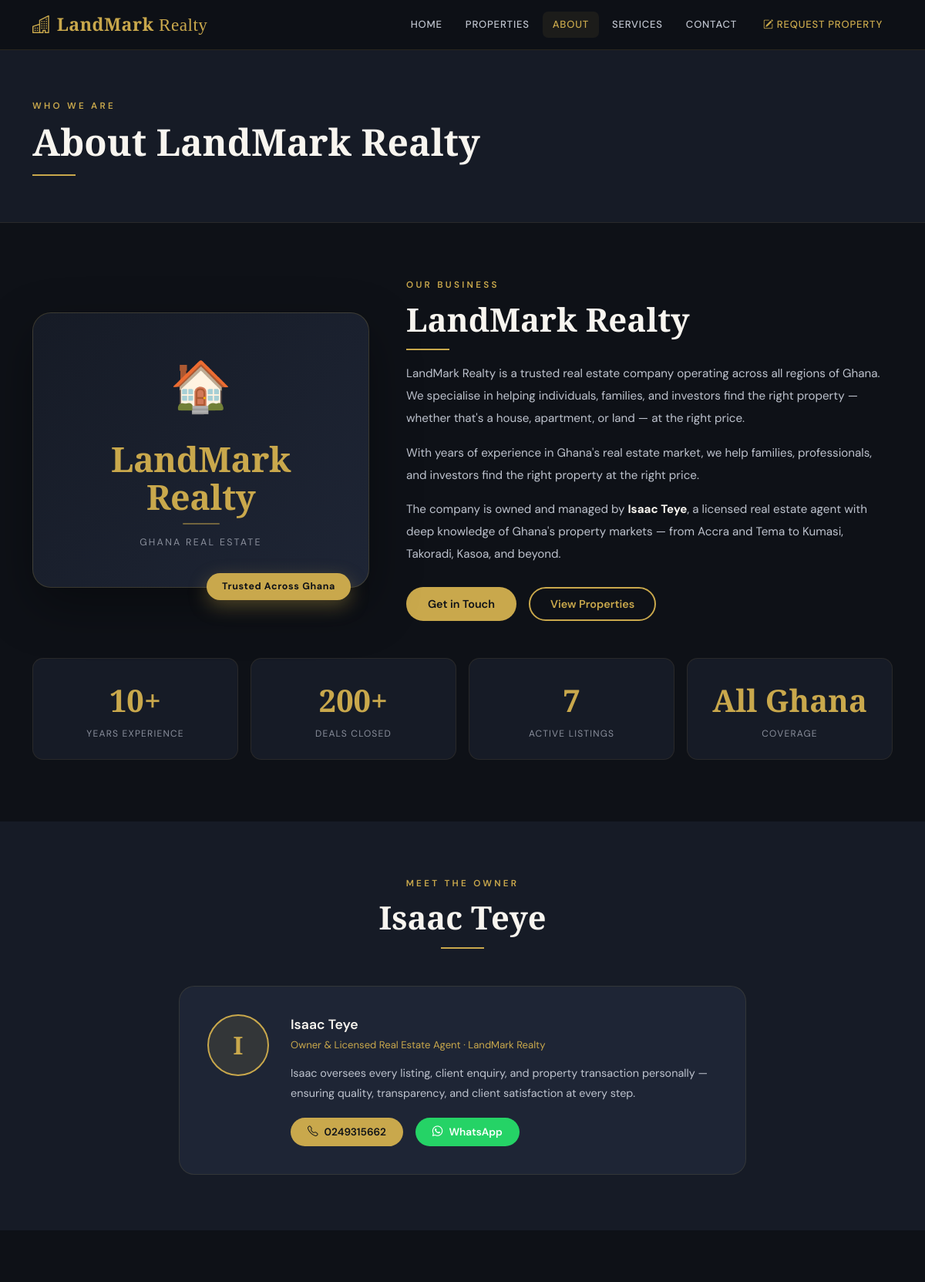
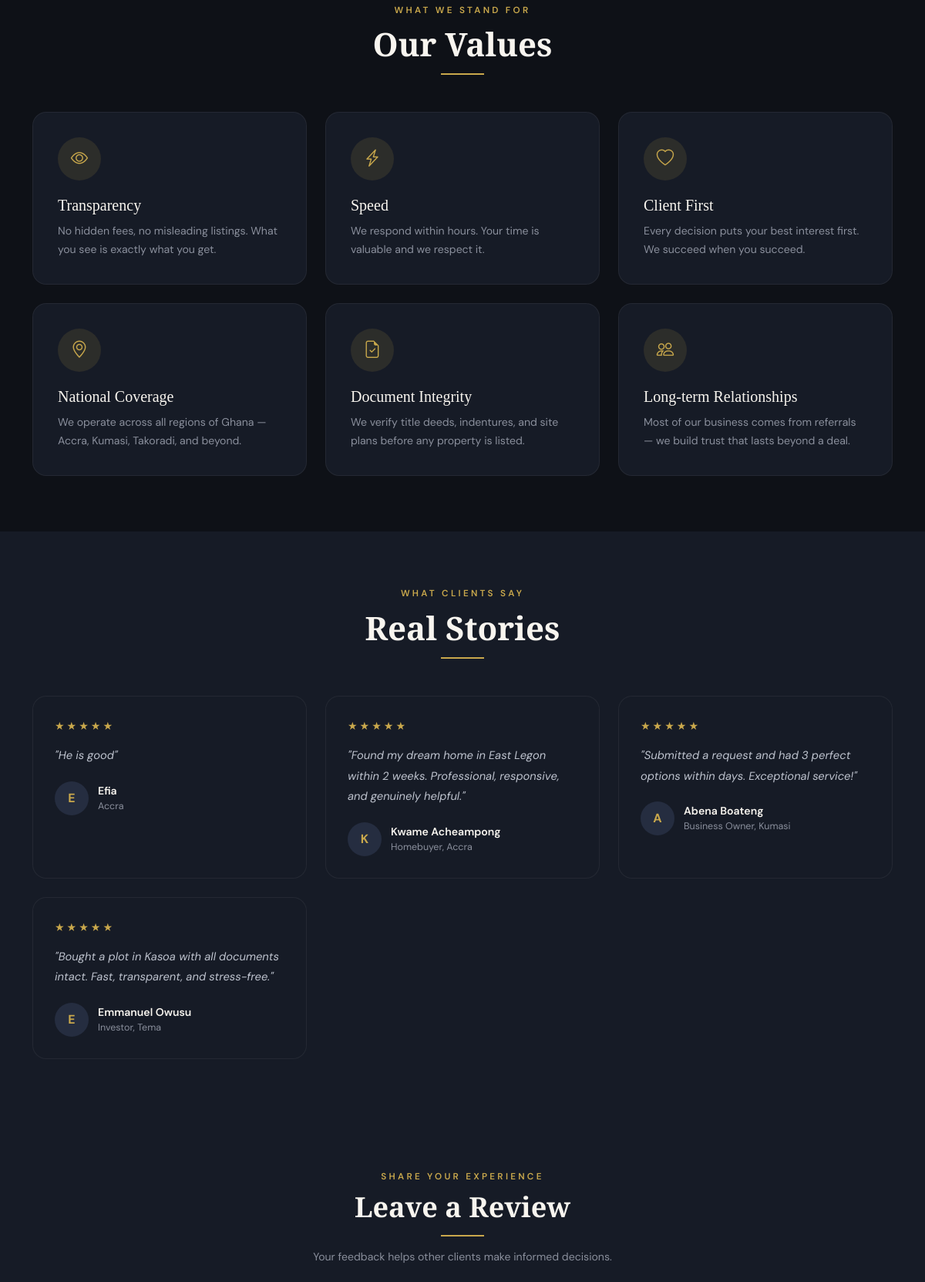
/about (upper part), run on the app's committed database (2 pictures, top to bottom).
### tables this page shows
CREATE TABLE settings (
            key   TEXT PRIMARY KEY,
            value TEXT
        );

CREATE TABLE reviews (
            id         INTEGER PRIMARY KEY AUTOINCREMENT,
            name       TEXT NOT NULL,
            location   TEXT,
            rating     INTEGER NOT NULL DEFAULT 5,
            body       TEXT NOT NULL,
            approved   INTEGER NOT NULL DEFAULT 0,
            created_at TEXT NOT NULL DEFAULT (datetime('now'))
        );

### app.py (the view)
@app.route('/about')
def about():
    total   = get_db().execute("SELECT COUNT(*) FROM listings WHERE status='available'").fetchone()[0]
    reviews = get_db().execute("SELECT * FROM reviews WHERE approved=1 ORDER BY created_at DESC").fetchall()
    return render_template('about.html', agent=get_agent(), total_active=total, reviews=reviews)

### app.py (called while the page is built)
def get_db():
    if 'db' not in g:
        g.db = sqlite3.connect(DATABASE)
        g.db.row_factory = sqlite3.Row
        g.db.execute("PRAGMA journal_mode=WAL")
        g.db.execute("PRAGMA foreign_keys=ON")
    return g.db

def get_setting(key, default=''):
    row = get_db().execute("SELECT value FROM settings WHERE key=?", (key,)).fetchone()
    return row['value'] if row else default

def get_agent():
    return {
        'name':     get_setting('agent_name',    'Isaac Teye'),
        'phone':    get_setting('agent_phone',   '0249315662'),
        'email':    get_setting('agent_email',   'iisaacteye@gmail.com'),
        'wa':       get_setting('agent_wa',      '233249315662'),
        'bio':      get_setting('agent_bio',     ''),
        'business': get_setting('business_name', 'LandMark Realty'),
    }

### templates/about.html (shortened to what this page needs)
{% extends 'base.html' %}
{% block content %}
<div class="page-header">
  <div class="container">
    <span class="eyebrow">Who We Are</span>
    <h1 class="display-serif" style="font-size:clamp(2rem,4vw,3.2rem);">About {{ agent.business }}</h1>
    <div class="section-divider"></div>
  </div>
</div>
<section class="py-5" style="background:var(--ink);">
  <div class="container py-4">
    <div class="row g-5 align-items-center mb-5">
      <div class="col-lg-5">
        <div style="position:relative;">
          <div style="background:linear-gradient(135deg,var(--ink-800),var(--ink-700));border-radius:24px;padding:48px 36px;border:1px solid rgba(201,168,76,0.2);text-align:center;box-shadow:0 24px 64px rgba(0,0,0,0.35);">
            <div style="font-size:4rem;margin-bottom:20px;">🏠</div>
            <div style="font-family:'Cormorant Garamond',serif;color:var(--gold);font-size:clamp(1.8rem,4vw,2.8rem);font-weight:700;letter-spacing:-0.01em;line-height:1.1;margin-bottom:10px;">
              {{ agent.business }}
            </div>
            <div style="width:48px;height:2px;background:var(--gold);margin:0 auto 14px;border-radius:2px;opacity:0.5;"></div>
            <div style="color:var(--stone);font-size:0.78rem;letter-spacing:0.18em;text-transform:uppercase;">Ghana Real Estate</div>
          </div>
          <div style="position:absolute;bottom:-16px;right:24px;background:var(--gold);color:var(--ink);border-radius:100px;padding:8px 20px;font-size:0.78rem;font-weight:700;letter-spacing:0.05em;box-shadow:0 8px 24px rgba(201,168,76,0.35);">
            Trusted Across Ghana
          </div>
        </div>
      </div>
      <div class="col-lg-7">
        <span class="eyebrow">Our Business</span>
        <h2 class="display-serif mb-2" style="font-size:clamp(1.8rem,3.5vw,2.8rem);">{{ agent.business }}</h2>
        <div class="section-divider"></div>
        <p style="color:var(--stone-light);line-height:1.9;margin-bottom:16px;font-size:0.95rem;">
          {{ agent.business }} is a trusted real estate company operating across all regions of Ghana. We specialise in helping individuals, families, and investors find the right property — whether that's a house, apartment, or land — at the right price.
        </p>
        <p style="color:var(--stone-light);line-height:1.9;margin-bottom:16px;font-size:0.95rem;">
          {{ agent.bio }}
        </p>
        <p style="color:var(--stone-light);line-height:1.9;margin-bottom:28px;font-size:0.95rem;">
          The company is owned and managed by <strong style="color:var(--cream);">{{ agent.name }}</strong>, a licensed real estate agent with deep knowledge of Ghana's property markets — from Accra and Tema to Kumasi, Takoradi, Kasoa, and beyond.
        </p>
        <div class="d-flex gap-3 flex-wrap">
          <a href="{{ url_for('contact') }}"    class="btn-gold">Get in Touch</a>
          <a href="{{ url_for('properties') }}" class="btn-outline-gold">View Properties</a>
        </div>
      </div>
    </div>
    <div class="row g-3 mb-2">
      <div class="col-6 col-md-3"><div class="stat-card"><div class="stat-number">10+</div><div class="stat-label">Years Experience</div></div></div>
      <div class="col-6 col-md-3"><div class="stat-card"><div class="stat-number">200+</div><div class="stat-label">Deals Closed</div></div></div>
      <div class="col-6 col-md-3"><div class="stat-card"><div class="stat-number">{{ total_active }}</div><div class="stat-label">Active Listings</div></div></div>
      <div class="col-6 col-md-3"><div class="stat-card"><div class="stat-number">All Ghana</div><div class="stat-label">Coverage</div></div></div>
    </div>
  </div>
</section>
<section class="py-5" style="background:var(--ink-800);">
  <div class="container py-4">
    <div class="row justify-content-center">
      <div class="col-lg-8">
        <div class="text-center mb-5">
          <span class="eyebrow">Meet the Owner</span>
          <h2 class="display-serif" style="font-size:clamp(1.8rem,3.5vw,2.6rem);">{{ agent.name }}</h2>
          <div class="section-divider center"></div>
        </div>
        <div style="background:var(--ink-700);border:1px solid rgba(201,168,76,0.12);border-radius:20px;padding:36px;display:flex;gap:28px;align-items:flex-start;flex-wrap:wrap;">
          <div style="width:80px;height:80px;border-radius:50%;background:rgba(201,168,76,0.12);border:2px solid var(--gold);display:flex;align-items:center;justify-content:center;font-family:'Cormorant Garamond',serif;color:var(--gold);font-size:2rem;font-weight:700;flex-shrink:0;">
            {{ agent.name[0] }}
          </div>
          <div style="flex:1;min-width:220px;">
            <div style="color:var(--cream);font-size:1.1rem;font-weight:600;margin-bottom:4px;">{{ agent.name }}</div>
            <div style="color:var(--gold);font-size:0.82rem;margin-bottom:14px;">Owner &amp; Licensed Real Estate Agent · {{ agent.business }}</div>
            <p style="color:var(--stone-light);font-size:0.9rem;line-height:1.8;margin-bottom:18px;">
              Isaac oversees every listing, client enquiry, and property transaction personally — ensuring quality, transparency, and client satisfaction at every step.
            </p>
            <div class="d-flex gap-3 flex-wrap">
              <a href="tel:{{ agent.phone }}" class="btn-gold" style="padding:9px 22px;font-size:0.85rem;">
                <i class="bi bi-telephone me-2"></i>{{ agent.phone }}
              </a>
              <a href="https://wa.me/{{ agent.wa }}" target="_blank" class="btn-wa" style="padding:9px 22px;font-size:0.85rem;">
                <i class="bi bi-whatsapp me-2"></i>WhatsApp
              </a>
            </div>
          </div>
        </div>
      </div>
    </div>
  </div>
</section>
<section class="py-5" style="background:var(--ink);">
  <div class="container py-4">
    <div class="text-center mb-5">
      <span class="eyebrow">What We Stand For</span>
      <h2 class="display-serif" style="font-size:clamp(1.8rem,3.5vw,2.8rem);">Our Values</h2>
      <div class="section-divider center"></div>
    </div>
    <div class="row g-4">
      <div class="col-md-4"><div class="service-card"><div class="icon-circle"><i class="bi bi-eye"></i></div><h5>Transparency</h5><p>No hidden fees, no misleading listings. What you see is exactly what you get.</p></div></div>
      <div class="col-md-4"><div class="service-card"><div class="icon-circle"><i class="bi bi-lightning-charge"></i></div><h5>Speed</h5><p>We respond within hours. Your time is valuable and we respect it.</p></div></div>
      <div class="col-md-4"><div class="service-card"><div class="icon-circle"><i class="bi bi-heart"></i></div><h5>Client First</h5><p>Every decision puts your best interest first. We succeed when you succeed.</p></div></div>
      <div class="col-md-4"><div class="service-card"><div class="icon-circle"><i class="bi bi-geo-alt"></i></div><h5>National Coverage</h5><p>We operate across all regions of Ghana — Accra, Kumasi, Takoradi, and beyond.</p></div></div>
      <div class="col-md-4"><div class="service-card"><div class="icon-circle"><i class="bi bi-file-earmark-check"></i></div><h5>Document Integrity</h5><p>We verify title deeds, indentures, and site plans before any property is listed.</p></div></div>
      <div class="col-md-4"><div class="service-card"><div class="icon-circle"><i class="bi bi-people"></i></div><h5>Long-term Relationships</h5><p>Most of our business comes from referrals — we build trust that lasts beyond a deal.</p></div></div>
    </div>
  </div>
</section>
{% if reviews %}
<section class="py-5" style="background:var(--ink-800);">
  <div class="container py-4">
    <div class="text-center mb-5">
      <span class="eyebrow">What Clients Say</span>
      <h2 class="display-serif" style="font-size:clamp(1.8rem,3.5vw,2.8rem);">Real Stories</h2>
      <div class="section-divider center"></div>
    </div>
    <div class="row g-4">
      {% for r in reviews %}
      <div class="col-md-4">
        <div class="testimonial-card">
          <div class="stars">{{ '★' * r.rating }}{{ '☆' * (5 - r.rating) }}</div>
          <p class="tquote">"{{ r.body }}"</p>
          <div class="tauthor">
            <div class="tav">{{ r.name[0] }}</div>
            <div><div class="tname">{{ r.name }}</div><div class="trole">{{ r.location }}</div></div>
          </div>
        </div>
      </div>
      {% endfor %}
    </div>
  </div>
</section>
{% endif %}
{% include '_review_form.html' %}
{% endblock %}

### static/css/style.css (style rules this page uses)
:root { --gold: #C9A84C; --gold-light: #E2C97E; --ink: #0E1117; --ink-800: #161B26; --ink-700: #1E2535; --ink-600: #252D40; --stone: #8A8F9C; --stone-light:#BEC3CE; --cream: #F8F5EF; --danger: #E05252; --success: #25D366; }
*, *::before, *::after { box-sizing: border-box; }
html { scroll-behavior: smooth; }
body { font-family: 'DM Sans', sans-serif; background: var(--ink); color: var(--cream); overflow-x: hidden; margin: 0; }
.page-header { background: var(--ink-800); padding: 64px 0 44px; border-bottom: 1px solid rgba(201,168,76,0.1); }
.display-serif { font-family: 'Cormorant Garamond', serif; font-weight: 700; line-height: 1.08; color: var(--cream); }
.eyebrow { color: var(--gold); font-size: 0.73rem; letter-spacing: 0.28em; text-transform: uppercase; font-weight: 600; margin-bottom: 12px; display: block; }
.section-divider { width: 56px; height: 2px; background: var(--gold); margin: 16px 0; }
.section-divider.center { margin: 16px auto; }
.btn-gold { background: var(--gold); color: var(--ink); border: none; border-radius: 100px; padding: 12px 28px; font-weight: 600; font-size: 0.9rem; cursor: pointer; transition: all 0.2s; font-family: 'DM Sans', sans-serif; display: inline-block; text-decoration: none; line-height: 1.4; }
.btn-outline-gold { background: transparent; color: var(--gold); border: 2px solid var(--gold); border-radius: 100px; padding: 10px 26px; font-weight: 600; font-size: 0.9rem; cursor: pointer; transition: all 0.2s; font-family: 'DM Sans', sans-serif; display: inline-block; text-decoration: none; line-height: 1.4; }
.btn-wa { background: #25D366; color: #fff; border: none; border-radius: 100px; padding: 12px 24px; font-weight: 600; cursor: pointer; transition: background 0.2s; font-family: 'DM Sans', sans-serif; display: inline-block; text-decoration: none; line-height: 1.4; }
.stat-card { background: var(--ink-800); border: 1px solid rgba(201,168,76,0.1); border-radius: 14px; padding: 24px; transition: all 0.25s; text-align: center; }
.stat-number { font-family: 'Cormorant Garamond', serif; font-size: 2.5rem; font-weight: 700; color: var(--gold); }
.stat-label { color: var(--stone); font-size: 0.75rem; letter-spacing: 0.1em; text-transform: uppercase; margin-top: 4px; }
.service-card { background: var(--ink-800); border: 1px solid rgba(255,255,255,0.06); border-radius: 18px; padding: 32px; transition: all 0.3s; }
.service-card h5 { font-family: 'Cormorant Garamond', serif; font-size: 1.25rem; color: var(--cream); margin-bottom: 10px; }
.service-card p { color: var(--stone); font-size: 0.88rem; line-height: 1.7; margin: 0; }
.icon-circle { width: 56px; height: 56px; border-radius: 50%; background: rgba(201,168,76,0.12); display: flex; align-items: center; justify-content: center; font-size: 1.4rem; margin-bottom: 20px; color: var(--gold); flex-shrink: 0; }
.testimonial-card { background: var(--ink-800); border: 1px solid rgba(255,255,255,0.06); border-radius: 18px; padding: 28px; height: 100%; }
.stars { color: var(--gold); font-size: 0.88rem; letter-spacing: 3px; margin-bottom: 14px; }
.tquote { color: var(--stone-light); font-size: 0.92rem; line-height: 1.8; font-style: italic; margin-bottom: 20px; }
.tauthor { display: flex; align-items: center; gap: 12px; }
.tav { width: 44px; height: 44px; border-radius: 50%; background: var(--ink-600); display: flex; align-items: center; justify-content: center; font-weight: 700; color: var(--gold); flex-shrink: 0; }
.tname { color: var(--cream); font-weight: 600; font-size: 0.88rem; }
.trole { color: var(--stone); font-size: 0.78rem; }

### data on the page
settings: business "LandMark Realty"
settings: bio "With years of experience in Ghana's real estate market, we help families, professionals, and investors find the right property at the right price."
settings: name "Isaac Teye", value "I"
settings: phone "0249315662"
reviews: rating "★★★★★", body "He is good", name "E", name "Efia", location "Accra"
reviews: rating "★★★★★", body "Found my dream home in East Legon within 2 weeks. Professional, responsive, and genuinely helpful.", name "K", name "Kwame Acheampong", location "Homebuyer, Accra"
reviews: rating "★★★★★", body "Submitted a request and had 3 perfect options within days. Exceptional service!", name "A", name "Abena Boateng", location "Business Owner, Kumasi"
reviews: rating "★★★★★", body "Bought a plot in Kasoa with all documents intact. Fast, transparent, and stress-free.", name "E", name "Emmanuel Owusu", location "Investor, Tema"

### other printed values
{{ total_active }} "7"
